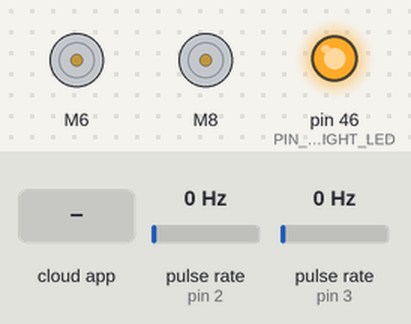
Bench run of a sketch on a simulated Arduino Mega 2560, built with avr-gcc and run on an emulated ATmega2560. On the bench: 2 × DC motor (green arrow = forward, orange = backward, longer = faster), output pins drawn as LEDs (lit = HIGH). Wiring (inferred from the names in the program): 2 × pulse sensor: data pin 2 / data pin 3. The test bench sets the inputs (shaded band); at power-on: pulse rate (sensors on pin 2, pin 3) 0 Hz. The ROS host is connected and sends only what is stated.

Above: at 1.2 s.
1.3 s: the phone or cloud app sets angular.z to -100
At 2.2 s:
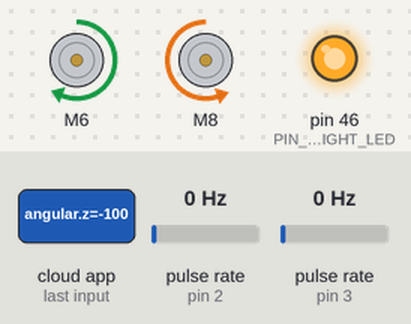
4.3 s: the phone or cloud app sets linear.x to 0
At 7.1 s:
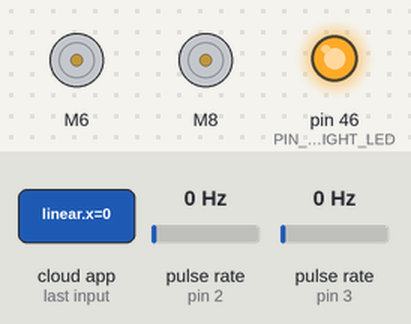
7.3 s: the phone or cloud app sets linear.x to -100
At 7.9 s:
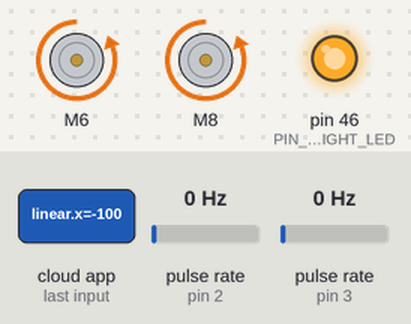
10.3 s: the phone or cloud app sets linear.x to 100
At 11.4 s:
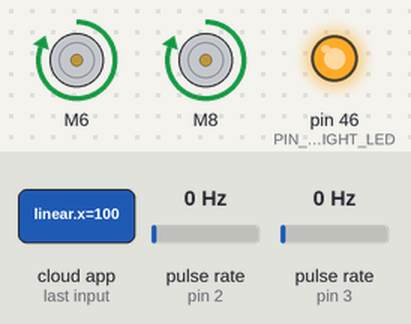
13.3 s: the phone or cloud app sets angular.z to 0
At 16.1 s:
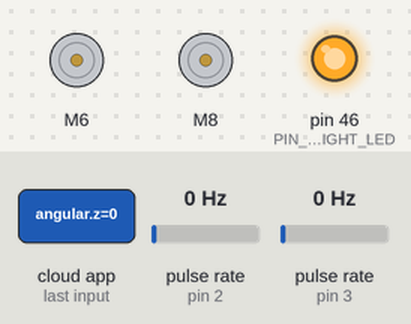
16.3 s: the phone or cloud app sets angular.z to 100
At 17.2 s:
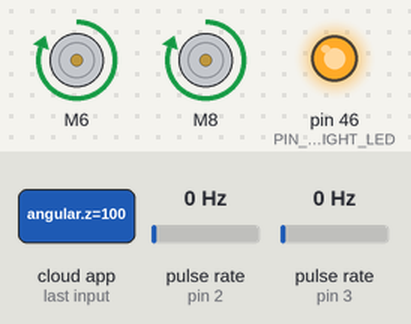
Timing chart, 0 to 19.9 s (numbered marks = the images above; inputs shaded):
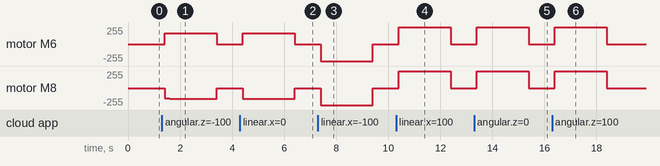

The sketch:

Code_robot_Z_encoder.ino
```cpp
#include "CytronMotorDriver.h"
#include <Wire.h>
#include <PID_v1.h>
#include <ros.h>
#include <std_msgs/String.h>
#include <geometry_msgs/Vector3Stamped.h>
#include <geometry_msgs/Twist.h>
#include <ros/time.h>

//initializing all the variables
#define RAD_PER_ROUND 2*PI
#define LOOPTIME 200                       //Looptime in millisecond
#define MILLI 0.001
const byte noCommLoopMax = 10;            //number of main loops the robot will execute without communication before stopping
unsigned int noCommLoops = 0;             //main loop without communication counter

const int PIN_ENCOD_Z_MOTOR_LEFT = 2;     //Z channel for encoder of left motor
const int PIN_ENCOD_Z_MOTOR_RIGHT = 3;    //Z channel for encoder of right motor

const int PIN_SIDE_LIGHT_LED = 46;        //Side light blinking led pin

CytronMD motor1L(PWM_DIR, 6, 7);          // PWM 1A = Pin 3, PWM 1B = Pin 9.
CytronMD motor1R(PWM_DIR, 8, 9);          // PWM 2A = Pin 10, PWM 2B = Pin 11.

//--- Robot-specific constants ---
const double radius = 0.152/2;            //Wheel radius, in m
const double wheelbase = 0.35;            //Wheelbase, in m
const double encoder_cpr = 1;           //Encoder ticks or counts per rotation
const double gear_ratio = 100;
const double max_speed = 0.28;             //Max speed in m/s
const double pwm_per_speed_left = 631.59;    //Ratio to convert speed (in m/s) to PWM value. It was obtained by plotting the wheel speed in relation to the PWM motor command (the value is the slope of the linear function).
const double min_pwm_cmd_left = 1.6497;      //(min_speed_cmd/speed_to_pwm_ratio) is the minimum command value needed for the motor to start moving. This value was obtained by plotting the wheel speed in relation to the PWM motor command (the value is the constant of the linear function).
const double pwm_per_speed_right = 608.62;
const double min_pwm_cmd_right = 3.4386;
const int encodertreshould = 1;
const int MAX_PWM_LEFT = 255;
const int MAX_PWM_RIGHT = 255;

// PID Parameters
const double PID_left_param[] = { 0.45, 0.01, 0 };  //Respectively Kp, Ki and Kd for left motor PID
const double PID_right_param[] = { 0.45, 0.01, 0 }; //Respectively Kp, Ki and Kd for right motor PID
//--------------------------------

const double real_encoder_cpr = encoder_cpr*gear_ratio;
const double encoder_to_dist = (RAD_PER_ROUND*radius)/(MILLI*real_encoder_cpr);

double speed_req = 0;                     //Desired linear speed for the robot, in m/s
double angular_speed_req = 0;             //Desired angular speed for the robot, in rad/s

double speed_req_left = 0;                //Desired speed for left wheel in m/s
double speed_act_left = 0;                //Actual speed for left wheel in m/s
double speed_cmd_left = 0;                //Command speed for left wheel in m/s

double speed_req_right = 0;               //Desired speed for right wheel in m/s
double speed_act_right = 0;               //Actual speed for right wheel in m/s
double speed_cmd_right = 0;               //Command speed for right wheel in m/s

int PWM_leftMotor = 0;                    //PWM command for left motor
int PWM_rightMotor = 0;                   //PWM command for right motor

unsigned long lastMilli = 0;
unsigned long delta_time = 0;

volatile float pos_left = 0;              //Left motor encoder position
volatile float pos_right = 0;             //Right motor encoder position

PID PID_leftMotor(&speed_act_left, &speed_cmd_left, &speed_req_left, PID_left_param[0], PID_left_param[1], PID_left_param[2], DIRECT);          //Setting up the PID for left motor
PID PID_rightMotor(&speed_act_right, &speed_cmd_right, &speed_req_right, PID_right_param[0], PID_right_param[1], PID_right_param[2], DIRECT);   //Setting up the PID for right motor

const int lightIncNumber = 30;                                                                                                                                       //Number of lightIncrements for side light blinking
int lightInc = 0;                                                                                                                                                    //Init increment for side light blinking
int lightValue [lightIncNumber]= { 10, 40, 80, 160, 255, 255, 255, 255, 255, 255, 255, 255, 255, 255, 255, 255, 255, 255, 160, 80, 40, 10, 0, 0, 0, 0, 0, 0, 0, 0 }; //side light increment values
int lightValueNoComm [25]= { 255, 0, 255, 0, 255, 0, 0, 0, 0, 0, 0, 0, 0, 0, 0, 0, 0, 0, 0, 0, 0, 0, 0, 0, 0 }; //side light increment values
int lightT = 0; //init light period

ros::NodeHandle nh;

//function that will be called when receiving command from host
void handle_cmd (const geometry_msgs::Twist& cmd_vel) {
  noCommLoops = 0;                                                  //Reset the counter for number of main loops without communication

  speed_req = cmd_vel.linear.x;                                     //Extract the commanded linear speed from the message

  angular_speed_req = cmd_vel.angular.z;                            //Extract the commanded angular speed from the message

  speed_req_left = speed_req - angular_speed_req*(wheelbase/2);     //Calculate the required speed for the left motor to comply with commanded linear and angular speeds
  speed_req_right = speed_req + angular_speed_req*(wheelbase/2);    //Calculate the required speed for the right motor to comply with commanded linear and angular speeds
}

ros::Subscriber<geometry_msgs::Twist> cmd_vel("cmd_vel", handle_cmd);   //create a subscriber to ROS topic for velocity commands (will execute "handle_cmd" function when receiving data)
geometry_msgs::Vector3Stamped speed_msg;                                //create a "speed_msg" ROS message
ros::Publisher speed_pub("speed", &speed_msg);                          //create a publisher to ROS topic "speed" using the "speed_msg" type

//__________________________________________________________________________

void setup() {
  pinMode(PIN_SIDE_LIGHT_LED, OUTPUT);      //set pin for side light leds as output
  analogWrite(PIN_SIDE_LIGHT_LED, 255);     //light up side lights


  nh.initNode();                            //init ROS node
  nh.getHardware()->setBaud(57600);         //set baud for ROS serial communication
  nh.subscribe(cmd_vel);                    //suscribe to ROS topic for velocity commands
  nh.advertise(speed_pub);                  //prepare to publish speed in ROS topic

  //setting motor speeds to zero
  motor1L.setSpeed(0);
  motor1R.setSpeed(0);

  //setting PID parameters
  PID_leftMotor.SetSampleTime(95);
  PID_rightMotor.SetSampleTime(95);
  PID_leftMotor.SetOutputLimits(-max_speed, max_speed);
  PID_rightMotor.SetOutputLimits(-max_speed, max_speed);
  PID_leftMotor.SetMode(AUTOMATIC);
  PID_rightMotor.SetMode(AUTOMATIC);

  // Define the rotary encoder for left motor
  pinMode(PIN_ENCOD_Z_MOTOR_LEFT, INPUT_PULLUP);
  digitalWrite(PIN_ENCOD_Z_MOTOR_LEFT, HIGH);                // turn on pullup resistor
  attachInterrupt(digitalPinToInterrupt(PIN_ENCOD_Z_MOTOR_LEFT), encoderLeftMotor, RISING);

  // Define the rotary encoder for right motor
  pinMode(PIN_ENCOD_Z_MOTOR_RIGHT, INPUT_PULLUP);
  digitalWrite(PIN_ENCOD_Z_MOTOR_RIGHT, HIGH);                // turn on pullup resistor
  attachInterrupt(digitalPinToInterrupt(PIN_ENCOD_Z_MOTOR_RIGHT), encoderRightMotor, RISING);
}

//_________________________________________________________________________

void loop() {
  nh.spinOnce();
  delta_time = millis()-lastMilli;
  if(delta_time >= LOOPTIME)
  {                                                                           // enter timed loop
    lastMilli = millis();

//    if (!nh.connected()){
//      analogWrite(PIN_SIDE_LIGHT_LED, lightValueNoComm[lightInc]);
//      lightInc=lightInc+1;
//      if (lightInc >= 25){
//        lightInc=0;
//      }
//    }
//    else{
//      analogWrite(PIN_SIDE_LIGHT_LED, lightValue [lightInc]);
//      lightT = 3000 - ((2625/max_speed)*((abs(speed_req_left)+abs(speed_req_right))/2));
//      lightInc=lightInc+(30/(lightT/delta_time));
//      if (lightInc >= lightIncNumber){
//        lightInc=0;
//      }
//    }

    if (abs(pos_left) < encodertreshould || PWM_leftMotor == 0){    //Avoid taking in account small disturbances
      speed_act_left = 0;
    }
    else {
      speed_act_left = abs(PWM_leftMotor)/PWM_leftMotor * pos_left*encoder_to_dist/delta_time;           // calculate speed of left wheel
    }

    if (abs(pos_right) < encodertreshould || PWM_rightMotor == 0){   //Avoid taking in account small disturbances
      speed_act_right = 0;
    }
    else {
      speed_act_right = abs(PWM_rightMotor)/PWM_rightMotor * pos_right*encoder_to_dist/delta_time;          // calculate speed of right wheel
    }

    pos_left = 0;
    pos_right = 0;

    speed_cmd_left = constrain(speed_cmd_left, -max_speed, max_speed);
    PID_leftMotor.Compute();
    // compute PWM value for left motor. Check constant definition comments for more information.
    PWM_leftMotor = constrain(speed_req_left*pwm_per_speed_left + sgn(speed_req_left)*min_pwm_cmd_left + speed_cmd_left*pwm_per_speed_left, -MAX_PWM_LEFT, MAX_PWM_LEFT);

    speed_cmd_right = constrain(speed_cmd_right, -max_speed, max_speed);
    PID_rightMotor.Compute();
    // compute PWM value for right motor. Check constant definition comments for more information.
    PWM_rightMotor = constrain(speed_req_right*pwm_per_speed_right + sgn(speed_req_right)*min_pwm_cmd_right + speed_cmd_right*pwm_per_speed_right, -MAX_PWM_RIGHT, MAX_PWM_RIGHT);

    if (noCommLoops >= noCommLoopMax) {                   //Stopping if too much time without command
      motor1L.setSpeed(0);
      motor1R.setSpeed(0);
    }
    else {                                                //Drive motor
      motor1L.setSpeed(PWM_leftMotor);
      motor1R.setSpeed(PWM_rightMotor);
    }

    if((millis()-lastMilli) >= LOOPTIME){         //write an error if execution time of the loop in longer than the specified looptime
      Serial.println(" TOO LONG ");
    }

    if (noCommLoops < noCommLoopMax){
      noCommLoops++;
    }

    publishSpeed(delta_time);   //Publish odometry on ROS topic
  }
//  delay(10);/
 }

//Publish function for odometry, uses a vector type message to send the data (message type is not meant for that but that's easier than creating a specific message type)
void publishSpeed(double time) {
  speed_msg.header.stamp = nh.now();      //timestamp for odometry data
  speed_msg.vector.x = speed_act_left;    //left wheel speed (in m/s)
  speed_msg.vector.y = speed_act_right;   //right wheel speed (in m/s)
  speed_msg.vector.z = time/1000;         //looptime, should be the same as specified in LOOPTIME (in s)
  speed_pub.publish(&speed_msg);
  nh.spinOnce();
  nh.loginfo("Publishing odometry");
}

//Left motor encoder counter
void encoderLeftMotor() {
  pos_left++;
}

//Right motor encoder counter
void encoderRightMotor() {
  pos_right++;
}

template <typename T> int sgn(T val) {
    return (T(0) < val) - (val < T(0));
}
```

Measured:
- after the input at 1.3 s, motor M6: stopped → forward 162/255 after 0.10 s, → stopped 2.0 s later; motor M8: stopped → backward 157/255 after 0.10 s, → backward 158/255 0.20 s later, → stopped 1.8 s later
- after the input at 4.3 s, motor M6: stopped → forward 163/255 after 0.10 s, → forward 164/255 0.80 s later, → stopped 1.2 s later; motor M8: stopped → backward 159/255 after 0.10 s, → backward 160/255 1.0 s later, → stopped 1.0 s later
- after the input at 7.3 s, motor M6, motor M8: stopped → backward 255/255 after 0.10 s, → stopped 2.0 s later
- after the input at 10.3 s, motor M6, motor M8: stopped → forward 255/255 after 0.10 s, → stopped 2.0 s later
- after the input at 13.3 s, motor M6, motor M8: stopped → forward 255/255 after 0.10 s, → stopped 2.0 s later
- after the input at 16.3 s, motor M6, motor M8: stopped → forward 255/255 after 0.10 s, → stopped 2.0 s later
